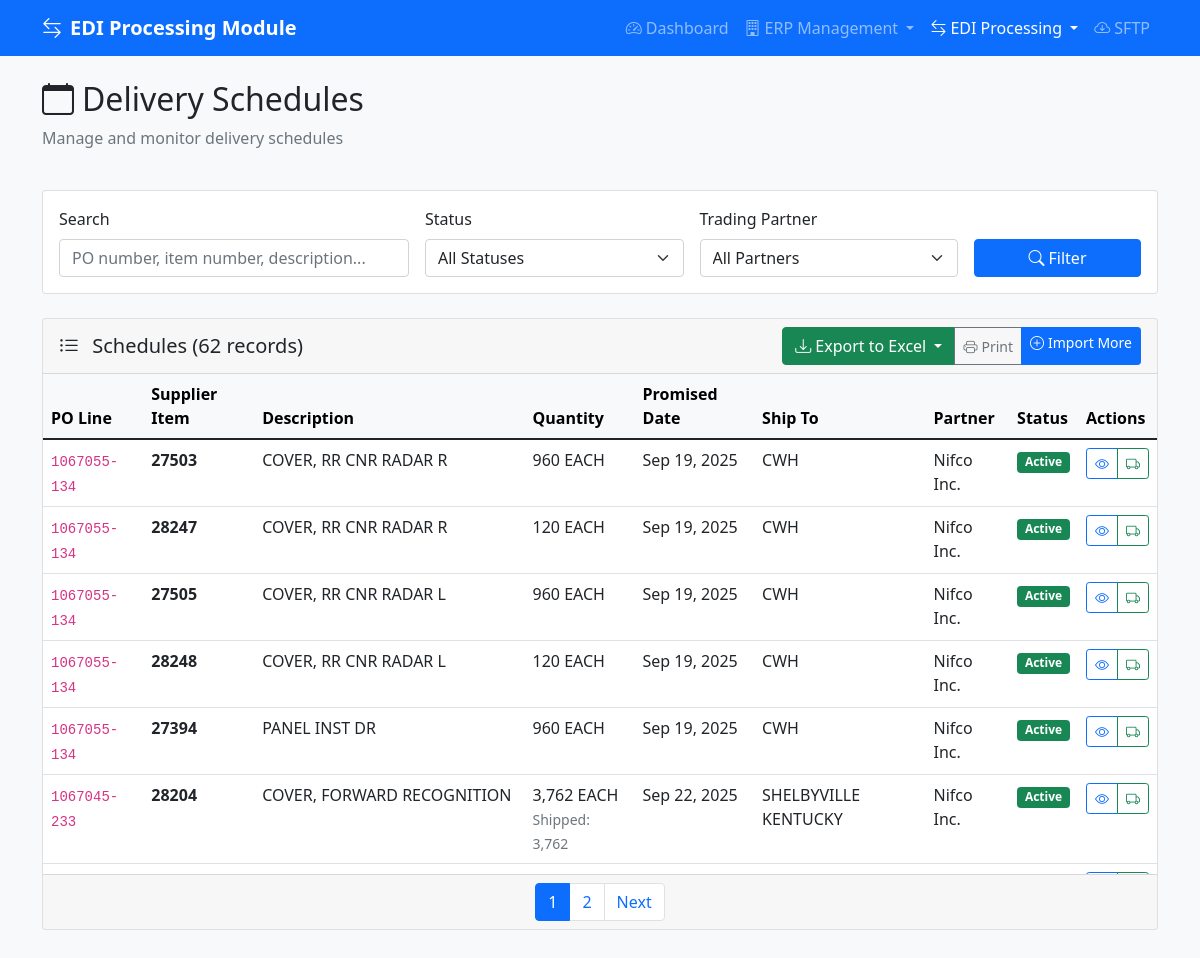
Page /src/public/index.php?page=schedules on the committed database.
### tables this page shows
CREATE TABLE `delivery_schedules` (
  `id` int NOT NULL AUTO_INCREMENT,
  `partner_id` int NOT NULL,
  `po_number` varchar(20) NOT NULL,
  `release_number` varchar(10) DEFAULT NULL,
  `po_line` varchar(30) NOT NULL,
  `line_number` int DEFAULT '1',
  `supplier_item` varchar(50) NOT NULL,
  `customer_item` varchar(50) DEFAULT NULL,
  `item_description` varchar(200) DEFAULT NULL,
  `quantity_ordered` int NOT NULL,
  `quantity_received` int DEFAULT '0',
  `quantity_shipped` int DEFAULT '0',
  `promised_date` date NOT NULL,
  `need_by_date` date NOT NULL,
  `ship_to_location_id` int DEFAULT NULL,
  `location_code` varchar(10) DEFAULT NULL,
  `ship_to_description` varchar(100) DEFAULT NULL,
  `uom` varchar(10) DEFAULT 'EACH',
  `unit_price` decimal(10,4) DEFAULT NULL,
  `organization` varchar(50) DEFAULT 'NIFCO',
  `supplier` varchar(100) DEFAULT 'GREENFIELD PRECISION PLASTICS LLC',
  `status` enum('active','shipped','received','cancelled','closed') DEFAULT 'active',
  `priority` enum('low','normal','high','urgent') DEFAULT 'normal',
  `notes` text,
  `edi_transaction_id` int DEFAULT NULL,
  `erp_po_id` int DEFAULT NULL,
  `created_at` timestamp NULL DEFAULT CURRENT_TIMESTAMP,
  `updated_at` timestamp NULL DEFAULT CURRENT_TIMESTAMP ON UPDATE CURRENT_TIMESTAMP,
  PRIMARY KEY (`id`),
  KEY `idx_po_number` (`po_number`),
  KEY `idx_partner_po` (`partner_id`,`po_number`),
  KEY `idx_supplier_item` (`supplier_item`),
  KEY `idx_promised_date` (`promised_date`),
  KEY `idx_status` (`status`),
  CONSTRAINT `delivery_schedules_ibfk_1` FOREIGN KEY (`partner_id`) REFERENCES `trading_partners` (`id`)
);

CREATE TABLE `trading_partners` (
  `id` int NOT NULL AUTO_INCREMENT,
  `partner_code` varchar(20) NOT NULL,
  `name` varchar(100) NOT NULL,
  `edi_id` varchar(15) NOT NULL,
  `edi_standard` enum('X12','EDIFACT','TRADACOMS','CUSTOM') DEFAULT 'X12',
  `edi_version` varchar(10) DEFAULT '004010',
  `date_format` varchar(20) DEFAULT 'MM/DD/YYYY',
  `po_number_format` varchar(50) DEFAULT 'NNNNNN-NNN',
  `default_organization` varchar(100) DEFAULT 'NIFCO',
  `default_supplier` varchar(100) DEFAULT 'GREENFIELD PRECISION PLASTICS LLC',
  `default_uom` varchar(10) DEFAULT 'EACH',
  `field_mappings` json DEFAULT NULL COMMENT 'Customer-specific field name mappings',
  `business_rules` json DEFAULT NULL COMMENT 'Customer-specific business rules and calculations',
  `communication_config` json DEFAULT NULL COMMENT 'SFTP, AS2, API connection details',
  `template_config` json DEFAULT NULL COMMENT 'Import/Export template configurations',
  `connection_type` enum('AS2','SFTP','FTP','VAN','API') DEFAULT 'SFTP',
  `status` enum('active','inactive','testing') DEFAULT 'testing',
  `contact_email` varchar(255) DEFAULT NULL,
  `created_at` timestamp NULL DEFAULT CURRENT_TIMESTAMP,
  `updated_at` timestamp NULL DEFAULT CURRENT_TIMESTAMP ON UPDATE CURRENT_TIMESTAMP,
  PRIMARY KEY (`id`),
  UNIQUE KEY `partner_code` (`partner_code`),
  KEY `idx_partner_code` (`partner_code`),
  KEY `idx_edi_id` (`edi_id`),
  KEY `idx_edi_standard` (`edi_standard`),
  KEY `idx_status_standard` (`status`,`edi_standard`)
);

### src/templates/schedules.php (the view, shortened to what this page needs)
<?php
require_once '../classes/ExcelExportService.php';
$page = max(1, (int)($_GET['p'] ?? 1));
$limit = 50;
$offset = ($page - 1) * $limit;
$search = $_GET['search'] ?? '';
$status = $_GET['status'] ?? '';
$partner = $_GET['partner'] ?? '';
try {
    $conn = $db->getConnection();
    $whereConditions = ["1=1"];
    $params = [];
    $whereClause = implode(' AND ', $whereConditions);
    $countSql = "SELECT COUNT(*) as total FROM delivery_schedules ds WHERE $whereClause";
    $countStmt = $conn->prepare($countSql);
    $countStmt->execute($params);
    $totalRecords = $countStmt->fetch()['total'];
    $totalPages = ceil($totalRecords / $limit);
    $sql = "
        SELECT ds.*, tp.name as partner_name, sl.location_description, sl.location_code
        FROM delivery_schedules ds
        LEFT JOIN trading_partners tp ON ds.partner_id = tp.id
        LEFT JOIN ship_to_locations sl ON ds.ship_to_location_id = sl.id
        WHERE $whereClause
        ORDER BY ds.promised_date ASC, ds.created_at DESC
        LIMIT $limit OFFSET $offset
    ";
    $stmt = $conn->prepare($sql);
    $stmt->execute($params);
    $schedules = $stmt->fetchAll();
} catch (Exception $e) {
    AppConfig::logError("Schedules page error: " . $e->getMessage());
    $error = "Database error occurred: " . $e->getMessage();
    $schedules = [];
    $partners = [];
    $totalRecords = 0;
    $totalPages = 0;
}
?>
<div class="row mb-4">
    <div class="col-12">
        <h2><i class="bi bi-calendar me-2"></i>Delivery Schedules</h2>
        <p class="text-muted">Manage and monitor delivery schedules</p>
    </div>
</div>
<div class="card mb-4">
    <div class="card-body">
        <form method="GET" class="row g-3">
            <div class="col-md-4">
                <label for="search" class="form-label">Search</label>
                <input type="text" class="form-control" id="search" name="search"
                       value="<?= htmlspecialchars($search) ?>"
                       placeholder="PO number, item number, description...">
            </div>
            <div class="col-md-3">
                <label for="status" class="form-label">Status</label>
                <select class="form-select" id="status" name="status">
                    <option value="">All Statuses</option>
                </select>
            </div>
            <div class="col-md-3">
                <label for="partner" class="form-label">Trading Partner</label>
                <select class="form-select" id="partner" name="partner">
                    <option value="">All Partners</option>
                </select>
            </div>
            <div class="col-md-2 d-flex align-items-end">
                <button type="submit" class="btn btn-primary w-100">
                    <i class="bi bi-search me-1"></i>Filter
                </button>
            </div>
        </form>
    </div>
</div>
<div class="card">
    <div class="card-header d-flex justify-content-between align-items-center">
        <h5 class="mb-0">
            <i class="bi bi-list-ul me-2"></i>
            Schedules (<?= number_format($totalRecords) ?> records)
        </h5>
        <div class="btn-group btn-group-sm">
            <div class="btn-group">
                <button type="button" class="btn btn-success dropdown-toggle" data-bs-toggle="dropdown">
                    <i class="bi bi-download me-1"></i>Export to Excel
                </button>
            </div>
            <button type="button" class="btn btn-outline-secondary" onclick="window.print()">
                <i class="bi bi-printer me-1"></i>Print
            </button>
            <a href="?page=import" class="btn btn-primary">
                <i class="bi bi-plus-circle me-1"></i>Import More
            </a>
        </div>
    </div>
    <div class="card-body p-0">
        <?php if (empty($schedules)): ?>
            <div class="text-center p-5">
                <i class="bi bi-inbox display-1 text-muted"></i>
                <h4 class="text-muted mt-3">No schedules found</h4>
                <p class="text-muted">Try adjusting your search criteria or <a href="?page=import">import some data</a>.</p>
            </div>
        <?php else: ?>
            <div class="table-responsive">
                <table class="table table-hover mb-0">
                    <thead class="table-light">
                        <tr>
                            <th>PO Line</th>
                            <th>Supplier Item</th>
                            <th>Description</th>
                            <th>Quantity</th>
                            <th>Promised Date</th>
                            <th>Ship To</th>
                            <th>Partner</th>
                            <th>Status</th>
                            <th>Actions</th>
                        </tr>
                    </thead>
                    <tbody>
                        <?php foreach ($schedules as $schedule): ?>
                        <?php
                        $isOverdue = $schedule['status'] == 'active' && strtotime($schedule['promised_date']) < strtotime('today');
                        $isDueToday = $schedule['status'] == 'active' && strtotime($schedule['promised_date']) == strtotime('today');
                        $rowClass = $isOverdue ? 'table-danger' : ($isDueToday ? 'table-warning' : '');
                        ?>
                        <tr class="<?= $rowClass ?>">
                            <td>
                                <code><?= htmlspecialchars($schedule['po_line']) ?></code>
                            </td>
                            <td>
                                <div class="fw-bold"><?= htmlspecialchars($schedule['supplier_item']) ?></div>
                            </td>
                            <td>
                                <span title="<?= htmlspecialchars($schedule['item_description']) ?>">
                                    <?= htmlspecialchars(substr($schedule['item_description'], 0, 40)) ?>
                                </span>
                            </td>
                            <td>
                                <div><?= number_format($schedule['quantity_ordered']) ?> <?= $schedule['uom'] ?></div>
                                <?php if ($schedule['quantity_received'] > 0 || $schedule['quantity_shipped'] > 0): ?>
                                    <small class="text-muted">
                                        <?php if ($schedule['quantity_shipped'] > 0): ?>
                                            Shipped: <?= number_format($schedule['quantity_shipped']) ?>
                                        <?php endif; ?>
                                    </small>
                                <?php endif; ?>
                            </td>
                            <td><?= date('M j, Y', strtotime($schedule['promised_date'])) ?></td>
                            <td>
                                <?= htmlspecialchars($schedule['location_description'] ?? $schedule['ship_to_description']) ?>
                            </td>
                            <td><?= htmlspecialchars($schedule['partner_name']) ?></td>
                            <td>
                                <span class="badge bg-<?php
                                    switch($schedule['status']) {
                                        case 'active': echo 'success'; break;
                                    }
                                ?>">
                                    <?= ucfirst($schedule['status']) ?>
                                </span>
                            </td>
                            <td>
                                <div class="btn-group btn-group-sm">
                                    <button type="button" class="btn btn-outline-primary btn-sm"
                                            data-bs-toggle="tooltip" title="View Details">
                                        <i class="bi bi-eye"></i>
                                    </button>
                                    <?php if ($schedule['status'] == 'active'): ?>
                                        <button type="button" class="btn btn-outline-success btn-sm"
                                                data-bs-toggle="tooltip" title="Mark as Shipped">
                                            <i class="bi bi-truck"></i>
                                        </button>
                                    <?php endif; ?>
                                </div>
                            </td>
                        </tr>
                        <?php endforeach; ?>
                    </tbody>
                </table>
            </div>
            <?php if ($totalPages > 1): ?>
            <div class="card-footer">
                <nav aria-label="Schedules pagination">
                    <ul class="pagination mb-0 justify-content-center">
                        <?php for ($i = max(1, $page-2); $i <= min($totalPages, $page+2); $i++): ?>
                            <li class="page-item <?= $i == $page ? 'active' : '' ?>">
                                <a class="page-link" href="?page=schedules&p=<?= $i ?>&search=<?= urlencode($search) ?>&status=<?= urlencode($status) ?>&partner=<?= urlencode($partner) ?>">
                                    <?= $i ?>
                                </a>
                            </li>
                        <?php endfor; ?>
                        <?php if ($page < $totalPages): ?>
                            <li class="page-item">
                                <a class="page-link" href="?page=schedules&p=<?= $page+1 ?>&search=<?= urlencode($search) ?>&status=<?= urlencode($status) ?>&partner=<?= urlencode($partner) ?>">
                                    Next
                                </a>
                            </li>
                        <?php endif; ?>
                    </ul>
                </nav>
            </div>
            <?php endif; ?>
        <?php endif; ?>
    </div>
</div>

### src/public/index.php (style rules this page uses)
.table-responsive { max-height: 500px; }

### rows in the picture
delivery_schedules: po_line "1067055-134", supplier_item "27503", item_description "COVER, RR CNR RADAR R", quantity_ordered "960", uom "EACH", promised_date "Sep 19, 2025", ship_to_description "CWH", partner.name "Nifco Inc.", status "Active"
delivery_schedules: po_line "1067055-134", supplier_item "28247", item_description "COVER, RR CNR RADAR R", quantity_ordered "120", uom "EACH", promised_date "Sep 19, 2025", ship_to_description "CWH", partner.name "Nifco Inc.", status "Active"
delivery_schedules: po_line "1067055-134", supplier_item "27505", item_description "COVER, RR CNR RADAR L", quantity_ordered "960", uom "EACH", promised_date "Sep 19, 2025", ship_to_description "CWH", partner.name "Nifco Inc.", status "Active"
delivery_schedules: po_line "1067055-134", supplier_item "28248", item_description "COVER, RR CNR RADAR L", quantity_ordered "120", uom "EACH", promised_date "Sep 19, 2025", ship_to_description "CWH", partner.name "Nifco Inc.", status "Active"
delivery_schedules: po_line "1067055-134", supplier_item "27394", item_description "PANEL INST DR", quantity_ordered "960", uom "EACH", promised_date "Sep 19, 2025", ship_to_description "CWH", partner.name "Nifco Inc.", status "Active"
delivery_schedules: po_line "1067045-233", supplier_item "28204", item_description "COVER, FORWARD RECOGNITION", quantity_ordered "3,762", uom "EACH", quantity_shipped "3,762", promised_date "Sep 22, 2025", ship_to_description "SHELBYVILLE KENTUCKY", partner.name "Nifco Inc.", status "Active"

### other values in the picture
AppConfig::APP_NAME "EDI Processing Module"
$totalRecords "62"
